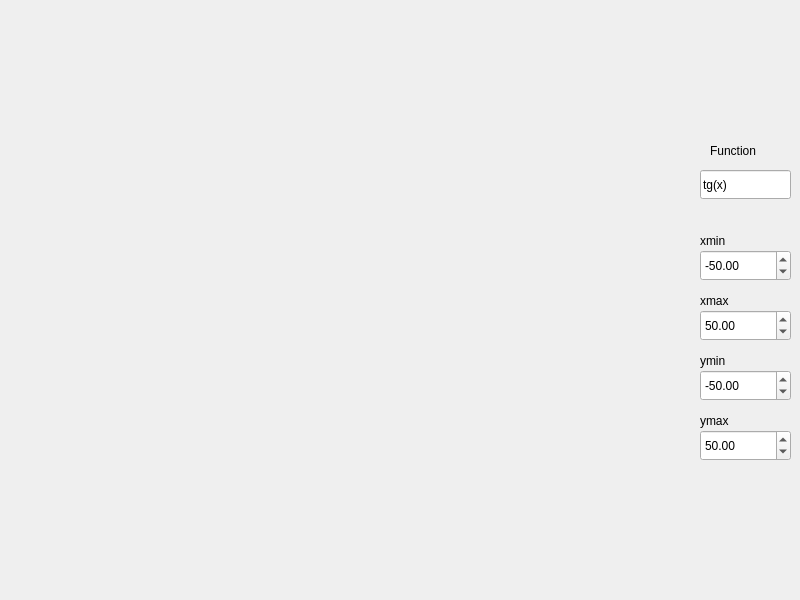
<?xml version="1.0" encoding="UTF-8"?>
<ui version="4.0">
 <class>MainWindow</class>
 <widget class="QMainWindow" name="MainWindow">
  <property name="geometry">
   <rect>
    <x>0</x>
    <y>0</y>
    <width>800</width>
    <height>600</height>
   </rect>
  </property>
  <property name="windowTitle">
   <string>MainWindow</string>
  </property>
  <widget class="QWidget" name="centralwidget">
   <widget class="QLabel" name="label">
    <property name="geometry">
     <rect>
      <x>340</x>
      <y>280</y>
      <width>63</width>
      <height>21</height>
     </rect>
    </property>
    <property name="text">
     <string/>
    </property>
   </widget>
   <widget class="QLineEdit" name="functionLineEdit">
    <property name="enabled">
     <bool>true</bool>
    </property>
    <property name="geometry">
     <rect>
      <x>700</x>
      <y>170</y>
      <width>91</width>
      <height>29</height>
     </rect>
    </property>
    <property name="text">
     <string>tg(x)</string>
    </property>
   </widget>
   <widget class="QLabel" name="label_2">
    <property name="geometry">
     <rect>
      <x>710</x>
      <y>140</y>
      <width>63</width>
      <height>21</height>
     </rect>
    </property>
    <property name="text">
     <string>Function</string>
    </property>
   </widget>
   <widget class="QDoubleSpinBox" name="xminSpinBox">
    <property name="geometry">
     <rect>
      <x>700</x>
      <y>250</y>
      <width>91</width>
      <height>31</height>
     </rect>
    </property>
    <property name="minimum">
     <double>-1000000.000000000000000</double>
    </property>
    <property name="value">
     <double>-50.000000000000000</double>
    </property>
   </widget>
   <widget class="QLabel" name="label_3">
    <property name="geometry">
     <rect>
      <x>700</x>
      <y>230</y>
      <width>63</width>
      <height>21</height>
     </rect>
    </property>
    <property name="text">
     <string>xmin</string>
    </property>
   </widget>
   <widget class="QDoubleSpinBox" name="xmaxSpinBox">
    <property name="geometry">
     <rect>
      <x>700</x>
      <y>310</y>
      <width>91</width>
      <height>31</height>
     </rect>
    </property>
    <property name="minimum">
     <double>-1000000.000000000000000</double>
    </property>
    <property name="value">
     <double>50.000000000000000</double>
    </property>
   </widget>
   <widget class="QDoubleSpinBox" name="yminSpinBox">
    <property name="geometry">
     <rect>
      <x>700</x>
      <y>370</y>
      <width>91</width>
      <height>31</height>
     </rect>
    </property>
    <property name="minimum">
     <double>-1000000.000000000000000</double>
    </property>
    <property name="value">
     <double>-50.000000000000000</double>
    </property>
   </widget>
   <widget class="QDoubleSpinBox" name="ymaxSpinBox">
    <property name="geometry">
     <rect>
      <x>700</x>
      <y>430</y>
      <width>91</width>
      <height>31</height>
     </rect>
    </property>
    <property name="minimum">
     <double>-1000000.000000000000000</double>
    </property>
    <property name="value">
     <double>50.000000000000000</double>
    </property>
   </widget>
   <widget class="QLabel" name="label_4">
    <property name="geometry">
     <rect>
      <x>700</x>
      <y>290</y>
      <width>63</width>
      <height>21</height>
     </rect>
    </property>
    <property name="text">
     <string>xmax</string>
    </property>
   </widget>
   <widget class="QLabel" name="label_5">
    <property name="geometry">
     <rect>
      <x>700</x>
      <y>350</y>
      <width>63</width>
      <height>21</height>
     </rect>
    </property>
    <property name="text">
     <string>ymin</string>
    </property>
   </widget>
   <widget class="QLabel" name="label_6">
    <property name="geometry">
     <rect>
      <x>700</x>
      <y>410</y>
      <width>63</width>
      <height>21</height>
     </rect>
    </property>
    <property name="text">
     <string>ymax</string>
    </property>
   </widget>
  </widget>
 </widget>
 <resources/>
 <connections/>
</ui>
